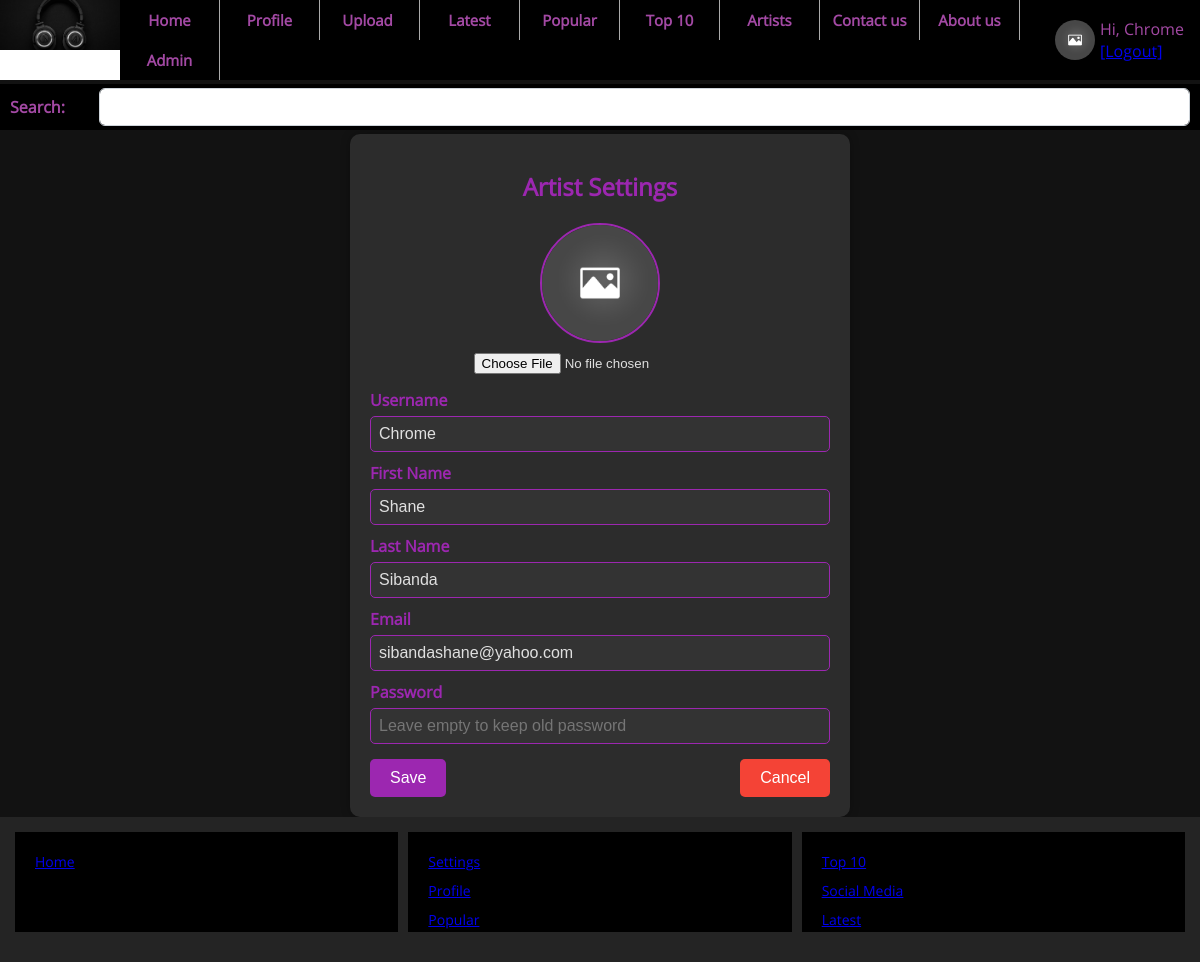
The page /settings.php (signed in) on the database its author committed.
### tables this page shows
CREATE TABLE `users` (
  `id` int(11) NOT NULL,
  `username` varchar(30) NOT NULL,
  `first_name` varchar(30) NOT NULL,
  `last_name` varchar(30) NOT NULL,
  `email` varchar(100) NOT NULL,
  `password` varchar(225) NOT NULL,
  `role` varchar(6) NOT NULL,
  `date` datetime NOT NULL,
  `image` varchar(1024) DEFAULT NULL
);

### functions.php (called while the page is built, shortened)
<?php
function get_image($path) {
    return (file_exists($path ?? '')) ? $path : 'assets/images/2.jpg?1';
}
function user($key) {
    return !empty($_SESSION['USER'][$key]) ? $_SESSION['USER'][$key] : '';
}
function old_value($key, $default = "") {
    return !empty($_POST[$key]) ? $_POST[$key] : $default;
}
function query($query) {
    global $con;
    $result = mysqli_query($con, $query);
    if (!is_bool($result) && mysqli_num_rows($result) > 0) {
        $rows = [];
        while ($row = mysqli_fetch_assoc($result)) {
            $rows[] = $row;
        }
        return $rows;
    }
    return false;
}
?>

### settings.php (the view, shortened to what this page needs)
<?php
$id = user('id');
$query = "SELECT * FROM users WHERE id = '$id' LIMIT 1";
$row = query($query);
if (!empty($row)) {
    $row = $row[0];
}
require 'header.php';
?>
<div class="settings-container">
    <h1 class="settings-title">Artist Settings</h1>
    <form method="post" enctype="multipart/form-data" class="settings-form">
        <div class="image-container">
            <img src="<?= get_image($row['image']) ?>" class="profile-image" id="profilePreview">
            <input onchange="previewImage(event)" type="file" name="image" class="file-input">
        </div>
        <div class="input-group">
            <label>Username</label>
            <input value="<?= old_value('username', $row['username']) ?>" type="text" name="username">
        </div>
        <div class="input-group">
            <label>First Name</label>
            <input value="<?= old_value('first_name', $row['first_name']) ?>" type="text" name="first_name">
        </div>
        <div class="input-group">
            <label>Last Name</label>
            <input value="<?= old_value('last_name', $row['last_name']) ?>" type="text" name="last_name">
        </div>
        <div class="input-group">
            <label>Email</label>
            <input value="<?= old_value('email', $row['email']) ?>" type="text" name="email">
        </div>
        <div class="input-group">
            <label>Password</label>
            <input placeholder="Leave empty to keep old password" type="password" name="password">
        </div>
        <div class="button-group">
            <button type="submit" class="save-button">Save</button>
            <a href="profile.php">
                <button type="button" class="cancel-button">Cancel</button>
            </a>
        </div>
    </form>
</div>
<?php require 'footer.php'; ?>

### assets/css/styles.css (style rules this page uses)
body { font-family: opensans; font-size: 16px; margin:0px; padding:0px; word-break: break-word; word-wrap: break-word; }

### settings.php (style rules this page uses)
body { background-color: #121212; color: #e0e0e0; }
.settings-container { max-width: 500px; margin: auto; padding: 20px; background: #2c2c2c; border-radius: 10px; box-shadow: 0px 0px 10px rgba(0, 0, 0, 0.3); }
.settings-title { text-align: center; font-size: 24px; margin-bottom: 20px; color: #9c27b0; }
.image-container { display: flex; flex-direction: column; align-items: center; margin-bottom: 15px; }
.profile-image { width: 120px; height: 120px; border-radius: 50%; object-fit: cover; border: 2px solid #9c27b0; margin-bottom: 10px; }
.file-input { text-align: center; }
.input-group { display: flex; flex-direction: column; margin-bottom: 10px; }
.input-group label { font-weight: bold; margin-bottom: 5px; color: #9c27b0; }
.input-group input { padding: 8px; border: 1px solid #9c27b0; border-radius: 5px; font-size: 16px; background-color: #333; color: #e0e0e0; }
.button-group { display: flex; justify-content: space-between; margin-top: 15px; }
.save-button, .cancel-button { padding: 10px 20px; font-size: 16px; border-radius: 5px; border: none; cursor: pointer; }
.save-button { background-color: #9c27b0; color: white; }
.cancel-button { background-color: #f44336; color: white; }

### rows shown on the page
users: username "Chrome", first_name "Shane", last_name "Sibanda", email "sibandashane@yahoo.com"

### other values the page prints
user('username') "Chrome"
